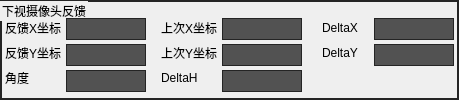
       <widget class="QGroupBox" name="groupBox_DownCameraInformation">
        <property name="geometry">
         <rect>
          <x>0</x>
          <y>304</y>
          <width>459</width>
          <height>100</height>
         </rect>
        </property>
        <property name="styleSheet">
         <string notr="true">QGroupBox {
  border: 1.5px solid rgb(36, 36, 36);
}</string>
        </property>
        <property name="title">
         <string>下视摄像头反馈</string>
        </property>
        <widget class="QLabel" name="labelEdit_642_H">
         <property name="geometry">
          <rect>
           <x>66</x>
           <y>70</y>
           <width>80</width>
           <height>22</height>
          </rect>
         </property>
         <property name="styleSheet">
          <string notr="true">border: 1px solid rgb(36, 36, 36);        background: rgb(82, 82, 82);</string>
         </property>
         <property name="text">
          <string/>
         </property>
         <property name="alignment">
          <set>Qt::AlignCenter</set>
         </property>
        </widget>
        <widget class="QLabel" name="labelEdit_642_X">
         <property name="geometry">
          <rect>
           <x>66</x>
           <y>18</y>
           <width>80</width>
           <height>22</height>
          </rect>
         </property>
         <property name="styleSheet">
          <string notr="true">border: 1px solid rgb(36, 36, 36);        background: rgb(82, 82, 82);</string>
         </property>
         <property name="text">
          <string/>
         </property>
         <property name="alignment">
          <set>Qt::AlignCenter</set>
         </property>
        </widget>
        <widget class="QLabel" name="labelEdit_642_Y">
         <property name="geometry">
          <rect>
           <x>66</x>
           <y>44</y>
           <width>80</width>
           <height>22</height>
          </rect>
         </property>
         <property name="styleSheet">
          <string notr="true">border: 1px solid rgb(36, 36, 36);        background: rgb(82, 82, 82);</string>
         </property>
         <property name="text">
          <string/>
         </property>
         <property name="alignment">
          <set>Qt::AlignCenter</set>
         </property>
        </widget>
        <widget class="QLabel" name="labelEdit_Last_X">
         <property name="geometry">
          <rect>
           <x>222</x>
           <y>18</y>
           <width>80</width>
           <height>22</height>
          </rect>
         </property>
         <property name="styleSheet">
          <string notr="true">border: 1px solid rgb(36, 36, 36);        background: rgb(82, 82, 82);</string>
         </property>
         <property name="text">
          <string/>
         </property>
         <property name="alignment">
          <set>Qt::AlignCenter</set>
         </property>
        </widget>
        <widget class="QLabel" name="labelEdit_Last_Y">
         <property name="geometry">
          <rect>
           <x>222</x>
           <y>44</y>
           <width>80</width>
           <height>22</height>
          </rect>
         </property>
         <property name="styleSheet">
          <string notr="true">border: 1px solid rgb(36, 36, 36);        background: rgb(82, 82, 82);</string>
         </property>
         <property name="text">
          <string/>
         </property>
         <property name="alignment">
          <set>Qt::AlignCenter</set>
         </property>
        </widget>
        <widget class="QLabel" name="labelEdit_DeltaX">
         <property name="geometry">
          <rect>
           <x>374</x>
           <y>18</y>
           <width>80</width>
           <height>22</height>
          </rect>
         </property>
         <property name="styleSheet">
          <string notr="true">border: 1px solid rgb(36, 36, 36);        background: rgb(82, 82, 82);</string>
         </property>
         <property name="text">
          <string/>
         </property>
         <property name="alignment">
          <set>Qt::AlignCenter</set>
         </property>
        </widget>
        <widget class="QLabel" name="labelEdit_DeltaY">
         <property name="geometry">
          <rect>
           <x>374</x>
           <y>44</y>
           <width>80</width>
           <height>22</height>
          </rect>
         </property>
         <property name="styleSheet">
          <string notr="true">border: 1px solid rgb(36, 36, 36);        background: rgb(82, 82, 82);</string>
         </property>
         <property name="text">
          <string/>
         </property>
         <property name="alignment">
          <set>Qt::AlignCenter</set>
         </property>
        </widget>
        <widget class="QLabel" name="labelEdit_DeltaH">
         <property name="geometry">
          <rect>
           <x>222</x>
           <y>70</y>
           <width>80</width>
           <height>22</height>
          </rect>
         </property>
         <property name="styleSheet">
          <string notr="true">border: 1px solid rgb(36, 36, 36);        background: rgb(82, 82, 82);</string>
         </property>
         <property name="text">
          <string/>
         </property>
         <property name="alignment">
          <set>Qt::AlignCenter</set>
         </property>
        </widget>
        <widget class="QLabel" name="label_63">
         <property name="geometry">
          <rect>
           <x>5</x>
           <y>68</y>
           <width>68</width>
           <height>20</height>
          </rect>
         </property>
         <property name="minimumSize">
          <size>
           <width>68</width>
           <height>20</height>
          </size>
         </property>
         <property name="maximumSize">
          <size>
           <width>68</width>
           <height>20</height>
          </size>
         </property>
         <property name="text">
          <string>角度</string>
         </property>
        </widget>
        <widget class="QLabel" name="label_80">
         <property name="geometry">
          <rect>
           <x>5</x>
           <y>18</y>
           <width>68</width>
           <height>20</height>
          </rect>
         </property>
         <property name="minimumSize">
          <size>
           <width>68</width>
           <height>20</height>
          </size>
         </property>
         <property name="maximumSize">
          <size>
           <width>68</width>
           <height>20</height>
          </size>
         </property>
         <property name="text">
          <string>反馈X坐标</string>
         </property>
        </widget>
        <widget class="QLabel" name="label_81">
         <property name="geometry">
          <rect>
           <x>5</x>
           <y>43</y>
           <width>68</width>
           <height>20</height>
          </rect>
         </property>
         <property name="minimumSize">
          <size>
           <width>68</width>
           <height>20</height>
          </size>
         </property>
         <property name="maximumSize">
          <size>
           <width>68</width>
           <height>20</height>
          </size>
         </property>
         <property name="text">
          <string>反馈Y坐标</string>
         </property>
        </widget>
        <widget class="QLabel" name="label_82">
         <property name="geometry">
          <rect>
           <x>161</x>
           <y>18</y>
           <width>68</width>
           <height>20</height>
          </rect>
         </property>
         <property name="minimumSize">
          <size>
           <width>68</width>
           <height>20</height>
          </size>
         </property>
         <property name="maximumSize">
          <size>
           <width>68</width>
           <height>20</height>
          </size>
         </property>
         <property name="text">
          <string>上次X坐标</string>
         </property>
        </widget>
        <widget class="QLabel" name="label_LastY">
         <property name="geometry">
          <rect>
           <x>161</x>
           <y>43</y>
           <width>68</width>
           <height>20</height>
          </rect>
         </property>
         <property name="minimumSize">
          <size>
           <width>68</width>
           <height>20</height>
          </size>
         </property>
         <property name="maximumSize">
          <size>
           <width>68</width>
           <height>20</height>
          </size>
         </property>
         <property name="text">
          <string>上次Y坐标</string>
         </property>
        </widget>
        <widget class="QLabel" name="label_84">
         <property name="geometry">
          <rect>
           <x>322</x>
           <y>18</y>
           <width>68</width>
           <height>20</height>
          </rect>
         </property>
         <property name="minimumSize">
          <size>
           <width>68</width>
           <height>20</height>
          </size>
         </property>
         <property name="maximumSize">
          <size>
           <width>68</width>
           <height>20</height>
          </size>
         </property>
         <property name="text">
          <string>DeltaX</string>
         </property>
        </widget>
        <widget class="QLabel" name="label_85">
         <property name="geometry">
          <rect>
           <x>322</x>
           <y>43</y>
           <width>68</width>
           <height>20</height>
          </rect>
         </property>
         <property name="minimumSize">
          <size>
           <width>68</width>
           <height>20</height>
          </size>
         </property>
         <property name="maximumSize">
          <size>
           <width>68</width>
           <height>20</height>
          </size>
         </property>
         <property name="text">
          <string>DeltaY</string>
         </property>
        </widget>
        <widget class="QLabel" name="label_DeltaH">
         <property name="geometry">
          <rect>
           <x>161</x>
           <y>68</y>
           <width>68</width>
           <height>20</height>
          </rect>
         </property>
         <property name="minimumSize">
          <size>
           <width>68</width>
           <height>20</height>
          </size>
         </property>
         <property name="maximumSize">
          <size>
           <width>68</width>
           <height>20</height>
          </size>
         </property>
         <property name="text">
          <string>DeltaH</string>
         </property>
        </widget>
        <zorder>label_63</zorder>
        <zorder>label_80</zorder>
        <zorder>label_81</zorder>
        <zorder>label_82</zorder>
        <zorder>label_LastY</zorder>
        <zorder>label_84</zorder>
        <zorder>label_85</zorder>
        <zorder>label_DeltaH</zorder>
        <zorder>labelEdit_642_X</zorder>
        <zorder>labelEdit_642_Y</zorder>
        <zorder>labelEdit_Last_X</zorder>
        <zorder>labelEdit_Last_Y</zorder>
        <zorder>labelEdit_DeltaX</zorder>
        <zorder>labelEdit_DeltaY</zorder>
        <zorder>labelEdit_DeltaH</zorder>
        <zorder>labelEdit_642_H</zorder>
       </widget>
